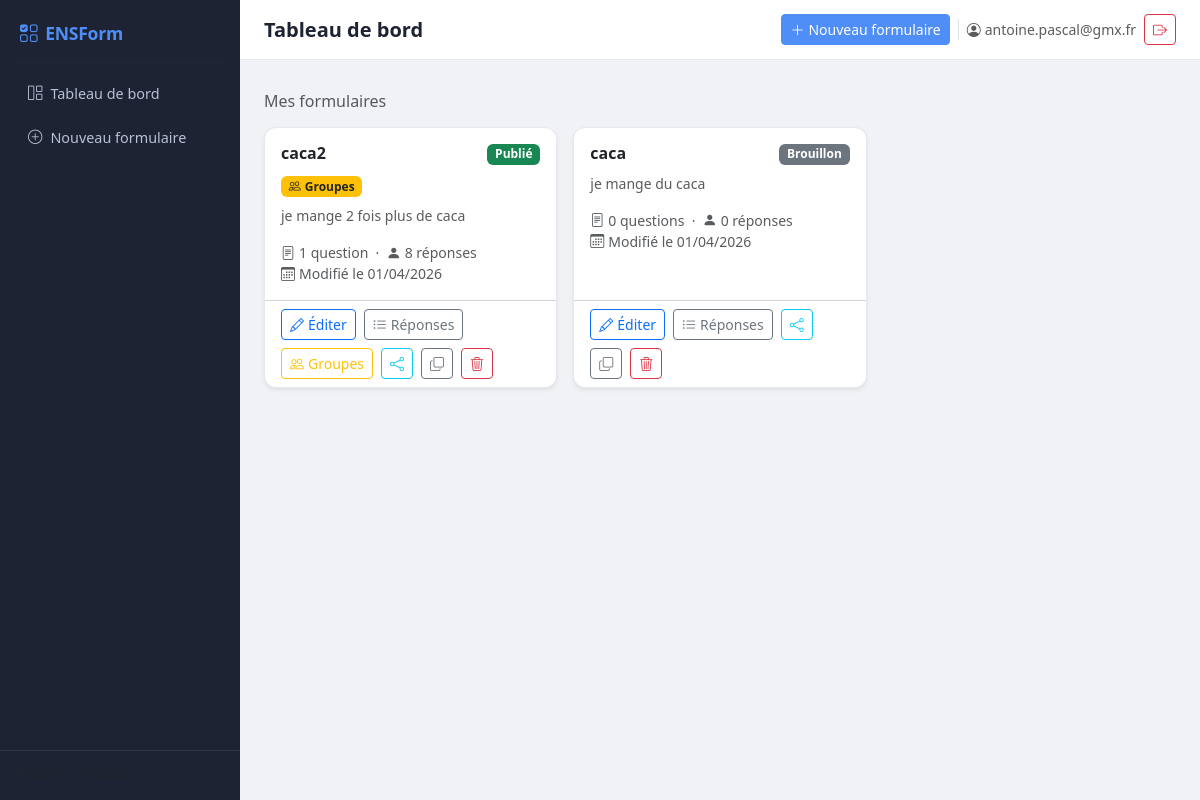
Screenshot of /admin (signed in) with the database file from the repository.
### models.py (models this page shows, shortened)
class AdminUser(UserMixin, db.Model):
    __tablename__ = "admin_users"
    id                = db.Column(db.Integer, primary_key=True)
    email             = db.Column(db.String(255), unique=True, nullable=False, index=True)
    password_hash     = db.Column(db.String(255), nullable=False)
    is_verified       = db.Column(db.Boolean, default=False, nullable=False)
    created_at        = db.Column(db.DateTime, default=lambda: datetime.now(timezone.utc), nullable=False)
    last_login_at     = db.Column(db.DateTime, nullable=True)
    verify_code_hash  = db.Column(db.String(255), nullable=True)
    verify_expires_at = db.Column(db.DateTime, nullable=True)
    verify_sent_at    = db.Column(db.DateTime, nullable=True)
    failed_attempts   = db.Column(db.Integer, default=0, nullable=False)
    locked_until      = db.Column(db.DateTime, nullable=True)
    @property
    def is_active(self):
        return self.is_verified

class Form(db.Model):
    __tablename__ = "forms"
    id             = db.Column(db.Integer, primary_key=True)
    title          = db.Column(db.String(200), nullable=False)
    description    = db.Column(db.Text, default="")
    slug           = db.Column(db.String(200), nullable=False)
    public_id      = db.Column(db.String(10), unique=True, nullable=True)
    created_at     = db.Column(db.DateTime, default=datetime.utcnow)
    updated_at     = db.Column(db.DateTime, default=datetime.utcnow)
    is_published   = db.Column(db.Boolean, default=False)
    allow_multiple = db.Column(db.Boolean, default=True)
    owner_id       = db.Column(db.Integer, db.ForeignKey("admin_users.id"), nullable=True)
    owner          = db.relationship("AdminUser", backref="forms")
    questions    = db.relationship(
        "Question", back_populates="form",
        cascade="all, delete-orphan",
        order_by="Question.order", lazy=True,
    )
    responses    = db.relationship(
        "Response", back_populates="form",
        cascade="all, delete-orphan", lazy=True,
    )
    participants = db.relationship(
        "GroupParticipant", back_populates="form",
        cascade="all, delete-orphan", lazy=True,
    )
    @property
    def response_count(self):
        return len(self.responses)
    @property
    def has_groupe(self):
        return any(q.qtype == "groupe" for q in self.questions)

### routes/admin.py (the view)
@bp.route("/admin")
@login_required
def admin_dashboard():
    shared_forms = []
    is_superadmin = False
    if bp.config_auth_enabled and current_user.is_authenticated:
        admin_id = os.environ.get("ADMIN_ID", "")
        if admin_id and current_user.email == admin_id:
            forms = Form.query.order_by(Form.updated_at.desc()).all()
            is_superadmin = True
        else:
            forms = Form.query.filter_by(owner_id=current_user.id).order_by(Form.updated_at.desc()).all()
            shares = FormShare.query.filter(
                or_(FormShare.user_id == current_user.id, FormShare.email == current_user.email)
            ).all()
            if shares:
                share_map = {s.form_id: s.role for s in shares}
                shared_forms = Form.query.filter(Form.id.in_(share_map.keys())).order_by(Form.updated_at.desc()).all()
                for f in shared_forms:
                    f._share_role = share_map.get(f.id, "reader")
    else:
        forms = Form.query.order_by(Form.updated_at.desc()).all()
    return render_template("admin/dashboard.html", forms=forms, shared_forms=shared_forms, is_superadmin=is_superadmin)

### app.py (called while the page is built)
@login_manager.user_loader
def _load_user(user_id: str):
    return AdminUser.query.get(int(user_id))

### helpers.py (called while the page is built)
def _csrf_token() -> str:
    if "_csrf" not in session:
        session["_csrf"] = secrets.token_hex(32)
    return session["_csrf"]

def login_required(f):
    @wraps(f)
    def decorated(*args, **kwargs):
        if not current_app.config.get("AUTH_ENABLED", True):
            return f(*args, **kwargs)
        result = _flask_login_required(f)(*args, **kwargs)
        if current_user.is_authenticated and not current_user.is_verified:
            logout_user()
            session.clear()
            flash("Veuillez vérifier votre adresse e-mail.", "warning")
            return redirect(url_for("auth.auth_login"))
        return result
    return decorated

### templates/admin/dashboard.html (shortened to what this page needs)
{% extends "base.html" %}
{% block topbar_title %}<h5 class="mb-0 fw-semibold">Tableau de bord</h5>{% endblock %}
{% block topbar_actions %}
  <a href="{{ url_for('admin.admin_form_new') }}" class="btn btn-primary btn-sm">
    <i class="bi bi-plus-lg me-1"></i>Nouveau formulaire
  </a>
{% endblock %}
{% macro form_card(form, role=None) %}
<div class="col-12 col-md-6 col-xl-4">
  <div class="card form-card h-100 shadow-sm">
    <div class="card-body">
      <div class="d-flex justify-content-between align-items-start mb-2">
        <h6 class="card-title fw-semibold mb-0">{{ form.title }}</h6>
        <div class="d-flex gap-1">
          <span class="badge {% if form.is_published %}bg-success{% else %}bg-secondary{% endif %}">
            {% if form.is_published %}Publié{% else %}Brouillon{% endif %}
          </span>
        </div>
      </div>
      {% if form.has_groupe %}
        <span class="badge bg-warning text-dark mb-2">
          <i class="bi bi-people me-1"></i>Groupes
        </span>
      {% endif %}
      {% if form.description %}
        <p class="card-text text-muted small">
          {{ form.description[:100] }}{% if form.description|length > 100 %}…{% endif %}
        </p>
      {% endif %}
      <div class="text-muted small mt-2">
        <i class="bi bi-file-text me-1"></i>{{ form.questions|length }} question{{ 's' if form.questions|length != 1 }}
        &nbsp;&middot;&nbsp;
        <i class="bi bi-person-fill me-1"></i>{{ form.response_count }} réponse{{ 's' if form.response_count != 1 }}
      </div>
      <div class="text-muted small">
        <i class="bi bi-calendar3 me-1"></i>Modifié le {{ form.updated_at.strftime('%d/%m/%Y') }}
      </div>
    </div>
    <div class="card-footer bg-transparent d-flex gap-2 flex-wrap">
      {% if not role or role == 'editor' or is_superadmin %}
        <a href="{{ url_for('admin.admin_form_builder', form_id=form.id) }}"
           class="btn btn-sm btn-outline-primary">
          <i class="bi bi-pencil me-1"></i>Éditer
        </a>
      {% endif %}
      <a href="{{ url_for('admin.admin_form_responses', form_id=form.id) }}"
         class="btn btn-sm btn-outline-secondary">
        <i class="bi bi-list-ul me-1"></i>Réponses
      </a>
      {% if form.has_groupe %}
        <a href="{{ url_for('groupe.admin_groupe', form_id=form.id) }}"
           class="btn btn-sm btn-outline-warning">
          <i class="bi bi-people me-1"></i>Groupes
        </a>
      {% endif %}
      {% if not role or is_superadmin %}
        <a href="{{ url_for('api.admin_form_share', form_id=form.id) }}"
           class="btn btn-sm btn-outline-info" title="Partager">
          <i class="bi bi-share"></i>
        </a>
        <form method="post" action="{{ url_for('admin.admin_form_duplicate', form_id=form.id) }}" class="d-inline">
          <button class="btn btn-sm btn-outline-secondary" type="submit" title="Dupliquer">
            <i class="bi bi-copy"></i>
          </button>
        </form>
        <form method="post" action="{{ url_for('admin.admin_form_delete', form_id=form.id) }}" class="d-inline"
              onsubmit="return confirm('Supprimer « {{ form.title }} » et toutes ses réponses ?')">
          <button class="btn btn-sm btn-outline-danger" type="submit" title="Supprimer">
            <i class="bi bi-trash3"></i>
          </button>
        </form>
      {% endif %}
    </div>
  </div>
</div>
{% endmacro %}
{% block content %}
<div class="mt-3">
  {% if not forms and not shared_forms %}
    <div class="empty-state text-center py-5">
      <i class="bi bi-ui-checks display-1 text-muted"></i>
      <h4 class="mt-3 text-muted">Aucun formulaire pour l'instant</h4>
      <p class="text-muted">Créez votre premier formulaire pour commencer à collecter des réponses.</p>
      <a href="{{ url_for('admin.admin_form_new') }}" class="btn btn-primary mt-2">
        <i class="bi bi-plus-lg me-1"></i>Créer un formulaire
      </a>
    </div>
  {% else %}
    {% if is_superadmin %}
      <h6 class="text-muted mb-3"><i class="bi bi-shield-lock me-1"></i>Tous les formulaires (super-admin)</h6>
    {% elif forms %}
      <h6 class="text-muted mb-3">Mes formulaires</h6>
    {% endif %}
    {% if forms %}
      <div class="row g-3">
        {% for form in forms %}
          {{ form_card(form) }}
        {% endfor %}
      </div>
    {% endif %}
  {% endif %}
</div>
{% endblock %}

### templates/base.html (shortened to what this page needs)
<!doctype html>
<html lang="fr">
<head>
  <link rel="stylesheet"
        href="https://cdn.jsdelivr.net/npm/bootstrap@5.3.3/dist/css/bootstrap.min.css"/>
  <link rel="stylesheet"
        href="https://cdn.jsdelivr.net/npm/bootstrap-icons@1.11.3/font/bootstrap-icons.min.css"/>
  <link rel="stylesheet" href="{{ url_for('static', filename='css/style.css') }}"/>
</head>
<body>
<nav class="sidebar d-flex flex-column" id="sidebar">
  <a class="sidebar-brand" href="{{ url_for('admin.admin_dashboard') }}">
    <i class="bi bi-ui-checks-grid me-2"></i>ENSForm
  </a>
  <hr class="sidebar-divider"/>
  <ul class="nav flex-column flex-grow-1">
    <li class="nav-item">
      <a class="nav-link {% if request.endpoint == 'admin_dashboard' %}active{% endif %}"
         href="{{ url_for('admin.admin_dashboard') }}">
        <i class="bi bi-grid-1x2 me-2"></i>Tableau de bord
      </a>
    </li>
    <li class="nav-item">
      <a class="nav-link" href="{{ url_for('admin.admin_form_new') }}">
        <i class="bi bi-plus-circle me-2"></i>Nouveau formulaire
      </a>
    </li>
  </ul>
  <div class="sidebar-footer text-muted small px-3 pb-3">
  </div>
</nav>
<div class="main-content">
  <header class="topbar d-flex align-items-center px-4">
    <div class="flex-grow-1 min-w-0">{% block topbar_title %}{% endblock %}</div>
    <div class="topbar-actions-scroll d-flex align-items-center gap-2 flex-shrink-0">
      {% block topbar_actions %}{% endblock %}
      {% if current_user.is_authenticated %}
        <span class="text-muted small d-none d-md-inline border-start ps-2">
          <i class="bi bi-person-circle me-1"></i>{{ current_user.email }}
        </span>
        <form method="post" action="{{ url_for('auth.auth_logout') }}" class="d-inline">
          <button type="submit" class="btn btn-sm btn-outline-danger"
                  title="Déconnexion">
            <i class="bi bi-box-arrow-right"></i>
          </button>
        </form>
      {% endif %}
    </div>
  </header>
  <div class="px-4 pt-3">
  </div>
  <main class="px-4 pb-5">
    {% block content %}{% endblock %}
  </main>
</div>
</body>
</html>

### static/css/style.css (style rules this page uses)
:root { --sidebar-width: 240px; --topbar-height: 60px; --color-primary: #4f8ef7; --color-accent: #6d5cdf; --color-bg: #f0f2f5; --color-sidebar: #1e2333; --color-sidebar-text: #b8c0d4; --color-sidebar-active: #4f8ef7; }
*, *::before, *::after { box-sizing: border-box; }
body { margin: 0; font-family: 'Segoe UI', system-ui, -apple-system, sans-serif; background: var(--color-bg); color: #1e2333; }
.sidebar { position: fixed; top: 0; left: 0; width: var(--sidebar-width); height: 100vh; background: var(--color-sidebar); color: var(--color-sidebar-text); z-index: 1046; overflow-y: auto; transition: transform .25s ease; }
.sidebar-brand { display: flex; align-items: center; padding: 1.25rem 1.25rem 1rem; font-size: 1.1rem; font-weight: 700; color: white; text-decoration: none; letter-spacing: -.3px; }
.sidebar-divider { border-color: rgba(255,255,255,.08); margin: 0 1rem .5rem; }
.sidebar .nav-link { color: var(--color-sidebar-text); padding: .55rem 1.25rem; border-radius: .5rem; margin: .15rem .5rem; font-size: .9rem; transition: background .15s, color .15s; }
.sidebar-footer { border-top: 1px solid rgba(255,255,255,.08); padding-top: .75rem; margin-top: auto; }
.main-content { margin-left: var(--sidebar-width); min-height: 100vh; display: flex; flex-direction: column; }
.topbar { height: var(--topbar-height); background: white; border-bottom: 1px solid #e5e8ee; position: sticky; top: 0; z-index: 1030; gap: .75rem; min-width: 0; }
.topbar-actions-scroll { flex-shrink: 0; max-width: 100%; overflow-x: auto; overflow-y: hidden; -webkit-overflow-scrolling: touch; scrollbar-width: thin; }
.card { border: 1px solid #e5e8ee; border-radius: .75rem; }
.form-card { transition: transform .15s, box-shadow .15s; }
.btn-primary { background: var(--color-primary); border-color: var(--color-primary); }

### rows the page displays
AdminUser: email "antoine.pascal@gmx.fr"
Form: title "caca2", is_published "Publié", shows "Groupes", description "je mange 2 fois plus de caca", questions|length "1", response_count "8", response_count "s", updated_at "01/04/2026"
Form: title "caca", shows "Brouillon", description "je mange du caca", questions|length "0", questions "s", response_count "0", response_count "s", updated_at "01/04/2026"
